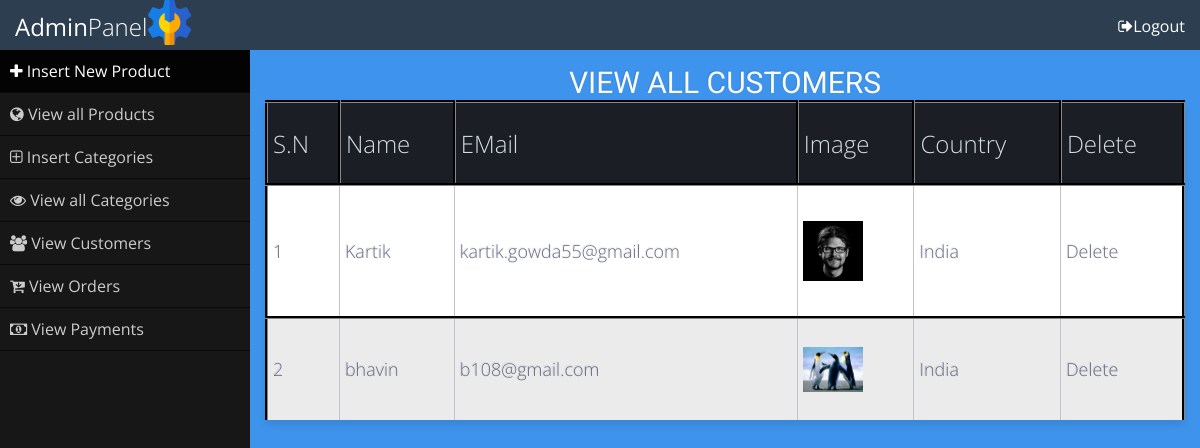
Page /admin_area/index.php?view_customers (signed in) on the committed database.
### tables this page shows
CREATE TABLE `customers` (
  `customer_id` int(10) NOT NULL,
  `customer_name` varchar(100) NOT NULL,
  `customer_email` varchar(100) NOT NULL,
  `customer_pass` varchar(100) NOT NULL,
  `customer_country` text NOT NULL,
  `customer_city` text NOT NULL,
  `customer_contact` bigint(100) NOT NULL,
  `customer_address` text NOT NULL,
  `customer_image` text NOT NULL,
  `customer_ip` int(100) NOT NULL
);

### admin_area/view_customers.php (the view, shortened to what this page needs)
<!DOCTYPE html>
<html>
<head>
</head>
<body>
		<div class="table-title">
		<h3> View All Customers</h3>
	</div>
	<table class="table-fill">
			<tr align="center">
				<th class="text-left">S.N</th>
				<th class="text-left">Name</th>
				<th class="text-left">EMail</th>
				<th class="text-left">Image</th>
				<th class="text-left">Country</th>
				<th class="text-left">Delete</th>
			</tr>
			<?php
			include("includes/db.php");
			$get_c = "select * from customers";
			$run_c = mysqli_query($con, $get_c);
			$i=0;
			while($row_c = mysqli_fetch_array($run_c)){
				$c_id = $row_c['customer_id'];
				$c_name = $row_c['customer_name'];
				$c_email = $row_c['customer_email'];
				$c_image = $row_c['customer_image'];
				$c_country= $row_c['customer_country'];
				$i++;
			?>
			<tr align="center">
				<td><?php echo $i; ?></td>
				<td><?php echo $c_name; ?></td>
				<td><?php echo $c_email; ?></td>
				<td><img src="../customer/customer_photos/<?php echo $c_image; ?>" width="60" heigth="60"/></td>
				<td><?php echo $c_country; ?></td>
				<td><a href="delete_c.php?delete_c=<?php echo $c_id; ?>">Delete</td>
			</tr>
			<?php
		}
			?>
		</table>
</body>
</html>

### admin_area/styles/style.css (style rules this page uses)
* { margin: 0; padding: 0; box-sizing: border-box; }
body { font-family: 'Open Sans', sans-serif; }
a { text-decoration: none; }
div.table-title { display: block; margin: auto; max-width: 600px; width: 100%; text-align: center; }
.table-title h3 { color: #fafafa; font-size: 30px; font-weight: 400; font-style:normal; font-family: "Roboto", helvetica, arial, sans-serif; text-shadow: -1px -1px 1px rgba(0, 0, 0, 0.1); text-transform:uppercase; }
.table-fill { background: white; border-radius:3px; border-collapse: collapse; height: 320px; margin: auto; max-width: 1300px; padding:5px; width: 100%; box-shadow: 0 5px 10px rgba(0, 0, 0, 0.1); animation: float 5s infinite; }
th { color:#D5DDE5;; background:#1b1e24; border-bottom:4px solid #9ea7af; border-right: 1px solid #343a45; font-size:24px; font-weight: 100; padding:5px; text-align:left; text-shadow: 0 1px 1px rgba(0, 0, 0, 0.1); vertical-align:middle; }
th:first-child { border-top-left-radius:3px; }
th:last-child { border-top-right-radius:3px; border-right:none; }
tr { border-top: 1px solid #C1C3D1; border-bottom-: 1px solid #C1C3D1; color:#666B85; font-size:16px; font-weight:normal; text-shadow: 0 1px 1px rgba(256, 256, 256, 0.1); }
tr:first-child { border-top:none; }
tr:last-child { border-bottom:none; }
tr:nth-child(odd) td { background:#EBEBEB; }
tr:last-child td:first-child { border-bottom-left-radius:3px; }
tr:last-child td:last-child { border-bottom-right-radius:3px; }
td { background:#FFFFFF; padding:5px; text-align:left; vertical-align:middle; font-weight:300; font-size:18px; text-shadow: -1px -1px 1px rgba(0, 0, 0, 0.1); border-right: 1px solid #C1C3D1; }
td:last-child { border-right: 0px; }
th.text-left { text-align: left; }
td a { text-decoration: none; color: #666B85; }

### admin_area/view_customers.php (style rules this page uses)
th,tr { border: 3px groove #333; }

### rows in the picture
customers: customer_name "Kartik", customer_email "kartik.gowda55@gmail.com", customer_image (picture), customer_country "India"
customers: customer_name "bhavin", customer_email "b108@gmail.com", customer_image (picture), customer_country "India"
